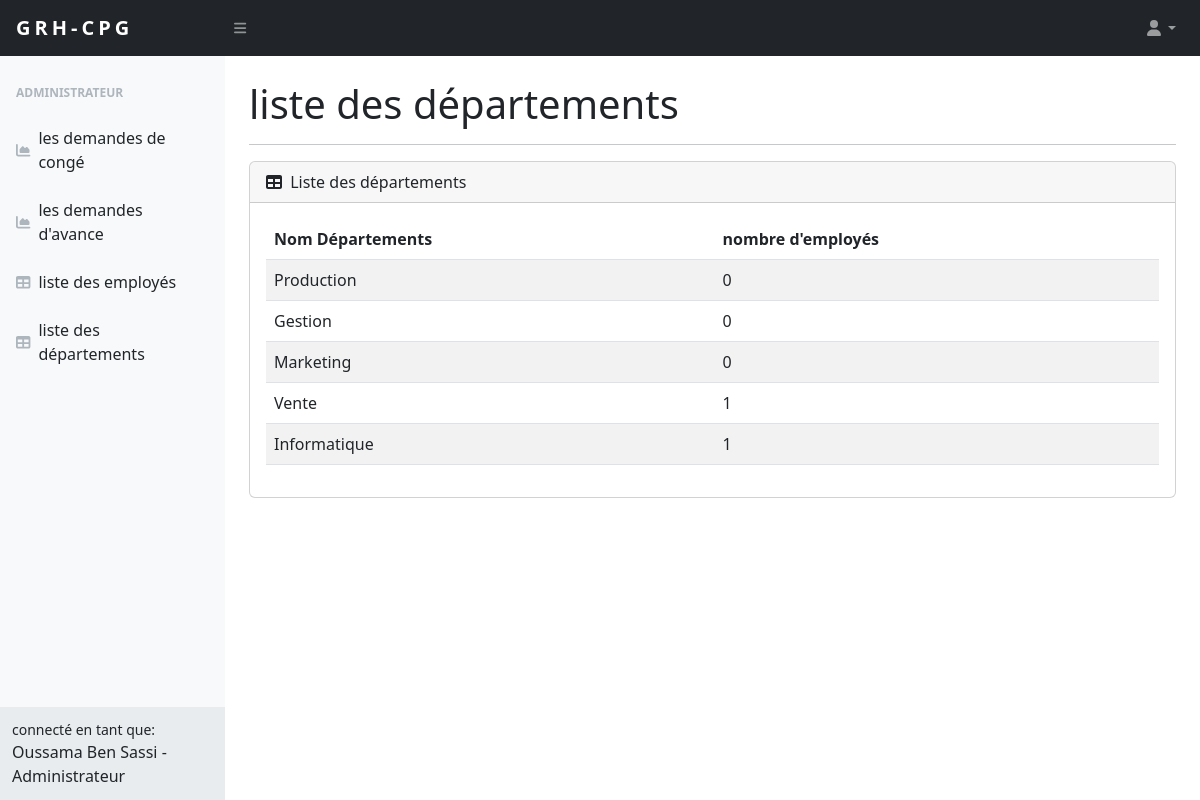
The page /admin/liste_dep (signed in) on the database its author committed.
### src/models.py (models this page shows, shortened)
class Departements(db.Model):
    name = db.Column(db.String(20),primary_key=True)
    employee_count = db.Column(db.Integer)

### src/admin/routes.py (the view)
@admin.route("/liste_dep")
@login_required
def liste_dep():
    result = AdminOnly()
    if result == False:
        return redirect(url_for('home.home'))
    fullname,role = fullname_role()
    deps = Departements.query.all()
    list_dep = []
    for dep in deps:
        dep_emp_count = len(User.query.filter_by(dep_name = dep.name).all())
        list_dep.append({"name":dep.name,"count":dep_emp_count})
    return render_template('admin/liste_dep.html',list_dep = list_dep,fullname = fullname,role=role)

### src/admin/modules.py (called while the page is built)
def AdminOnly():
    matricule = current_user.matricule
    user = Matricules.query.filter_by(matricule=matricule).first()
    if user.is_admin == 0:
        flash("Accès administratif uniquement")
    return True if user.is_admin == 1 else False

def fullname_role():
    fullname = current_user.first_name + " " + current_user.last_name
    user = Matricules.query.filter_by(matricule=current_user.matricule).first()
    is_admin = 'Administrateur' if user.is_admin == 1 else 'Employé'
    return (fullname,is_admin)

### src/app.py (called while the page is built)
@login_manager.user_loader
def load_user(user_id):
    return User.query.get(int(user_id))

### src/templates/admin/liste_dep.html (shortened to what this page needs)
{% extends "base.html" %}
{% block content %}
<div id="layoutSidenav_content">
    <main>
        <div class="container-fluid px-4">
<h1 class="mt-4">liste des départements</h1><hr>
<div class="card mb-4">
    <div class="card-header">
        <i class="fas fa-table me-1"></i>
        Liste des départements
    </div>
    <div class="card-body">
        <table class="table table-striped">
            <thead>
              <tr>
                <th scope="col">Nom Départements</th>
                <th scope="col">nombre d'employés</th>
              </tr>
            </thead>
            <tbody>
              {% for dep in list_dep %}
                  <tr>
                      <td>{{ dep['name'] }}</td>
                      <td>{{ dep['count'] }}</td>
                  </tr>
              {% endfor %}
          </tbody>
          </table>
    </div>
</div>
</div>
</main>
{% endblock content %}

### src/templates/base.html (shortened to what this page needs)
<!DOCTYPE html>
<html lang="en">
    <head>
        <link href="https://cdn.jsdelivr.net/npm/simple-datatables@7.1.2/dist/style.min.css" rel="stylesheet" />
        <link href="/static/css/styles.css" rel="stylesheet" />
    </head>
    <body class="sb-nav-fixed">
        <nav class="sb-topnav navbar navbar-expand navbar-dark bg-dark">
            <a class="navbar-brand ps-3" href="{{url_for('home.home')}}" style="letter-spacing: 4px;"><b>GRH-CPG</b></a>
            <button class="btn btn-link btn-sm order-1 order-lg-0 me-4 me-lg-0" id="sidebarToggle" href="#!"><i class="fas fa-bars"></i></button>
            <ul class="navbar-nav d-none d-md-inline-block form-inline ms-auto me-0 me-md-3 my-2 my-md-0">
                <li class="nav-item dropdown">
                    <a class="nav-link dropdown-toggle" id="navbarDropdown" href="#" role="button" data-bs-toggle="dropdown" aria-expanded="false"><i class="fas fa-user fa-fw"></i></a>
                </li>
            </ul>
        </nav>
        <div id="layoutSidenav">
            <div id="layoutSidenav_nav">
                <nav class="sb-sidenav accordion sb-sidenav-light" id="sidenavAccordion">
                    <div class="sb-sidenav-menu">
                        <div class="nav">
                            {% if current_user.is_admin == 0: %}
                                <div class="sb-sidenav-menu-heading"><b>employé</b></div>
                                <a class="nav-link" href="{{url_for('user.conge')}}">
                                    <div class="sb-nav-link-icon"><i class="fas fa-tachometer-alt"></i></div>
                                    demande de congé
                                </a>
                                <a class="nav-link" href="{{url_for('user.demande_avance')}}">
                                    <div class="sb-nav-link-icon"><i class="fas fa-tachometer-alt"></i></div>
                                    demande d'avance sur salaire
                                </a>
                                <a class="nav-link" href="{{url_for('user.suivie')}}">
                                    <div class="sb-nav-link-icon"><i class="fas fa-tachometer-alt"></i></div>
                                    Suivie des demandes
                                </a>
                            {% else: %}
                                <div class="sb-sidenav-menu-heading"><b>Administrateur</b></div>
                                <a class="nav-link" href="{{url_for('admin.gere_conge')}}">
                                    <div class="sb-nav-link-icon"><i class="fas fa-chart-area"></i></div>
                                    les demandes de congé
                                </a>
                                <a class="nav-link" href="{{url_for('admin.gere_avance')}}">
                                    <div class="sb-nav-link-icon"><i class="fas fa-chart-area"></i></div>
                                    les demandes d'avance
                                </a>
                                <a class="nav-link" href="{{url_for('admin.liste_employees')}}">
                                    <div class="sb-nav-link-icon"><i class="fas fa-table"></i></div>
                                    liste des employés
                                </a>
                                <a class="nav-link" href="{{url_for('admin.liste_dep')}}">
                                    <div class="sb-nav-link-icon"><i class="fas fa-table"></i></div>
                                    liste des départements
                                </a>
                            {% endif %}
                        </div>
                    </div>
                    <div class="sb-sidenav-footer">
                        <div class="small">connecté en tant que:</div>
                        {{ fullname }} - {{ role }}
                    </div>
                </nav>
            </div>
        {% block content %}{% endblock content %}
    </body>
</html>

### rows shown on the page
Departements: name "Production", count "0"
Departements: name "Gestion", count "0"
Departements: name "Marketing", count "0"
Departements: name "Vente", count "1"
Departements: name "Informatique", count "1"

### other values the page prints
{{ fullname }} "Oussama Ben Sassi"
{{ role }} "Administrateur"
